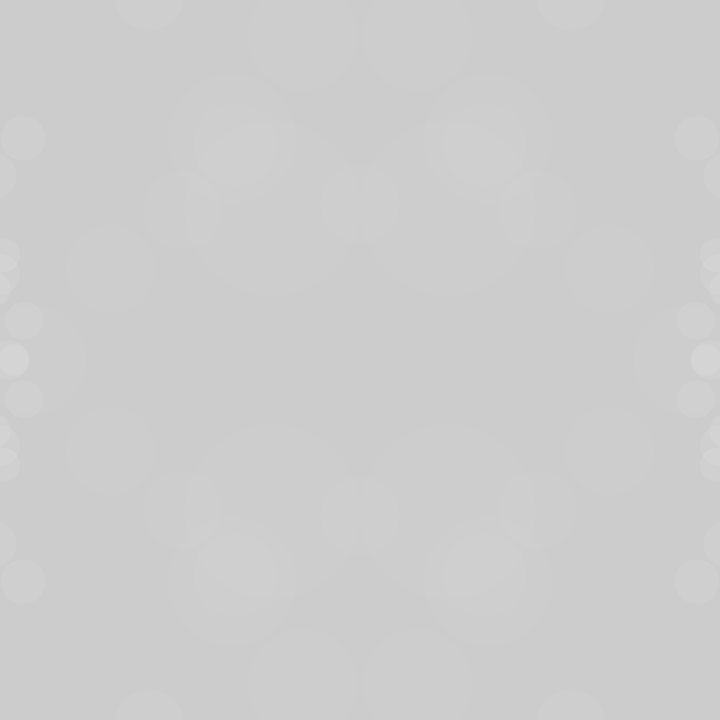
Frame 1 (no input)
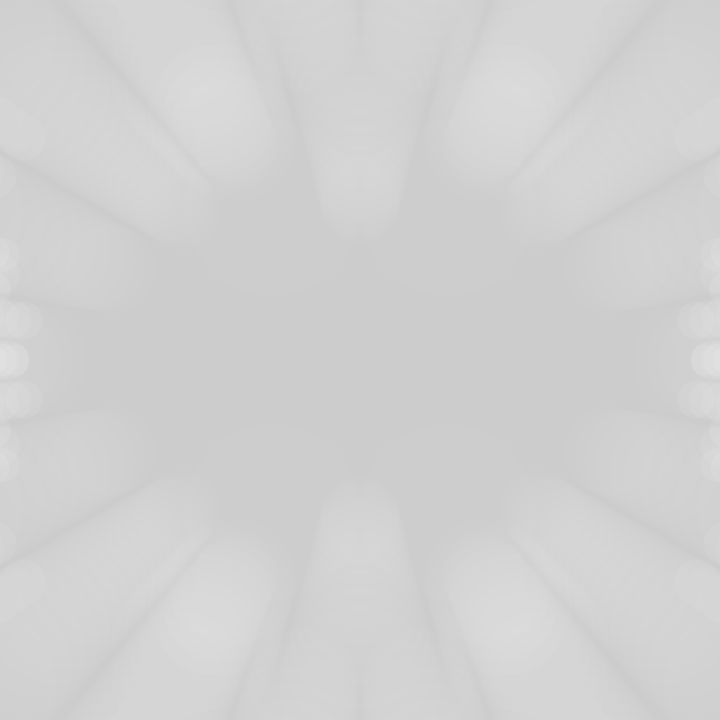
Frame 60 (the mouse pressed at the canvas centre just before this capture)
Frame 120 (the mouse held since frame 60 and released just before this capture): identical to frame 60, image omitted

The Processing sketch that drew these frames (run headless with seeded random() and noise(); from frame 60 on, the mouse is pressed at the canvas centre):

// Processing sketch: bit2atom_20210217c_occNoiseRings
// ── bit2atom_20210217c_occNoiseRings.pde
float t, r, d, N, T;
void setup() {
  size(720, 720);
  noStroke();
}
void draw() {
  clear();
  t+=.005;
  for (d=0; d<60; d++)
    for (r=0; r<TAU-.01; r+=PI/3/d) {
      fill(-1, 500/(T=pow(tan(PI/4+t+(N=noise(d, sin(r), t))), 4)*9));
      circle(cos(r)*d*(9+T)+360, sin(r)*d*(9+T)+360, T+9);
    }
}
